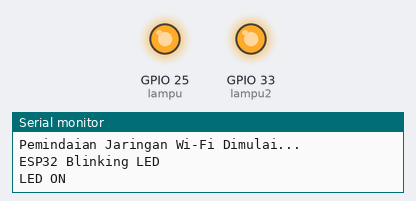
Bench run of a program on a simulated ESP32. On the bench: output pins drawn as LEDs (lit = HIGH), the last lines printed to the serial monitor. A WiFi scan finds three made-up networks.

Above: at 0.6 s.
At 5.1 s:
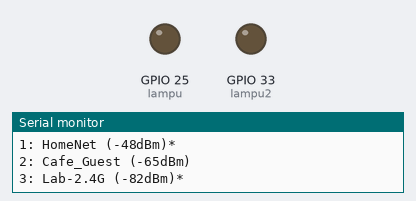
Timing chart, 0 to 11.8 s (numbered marks = the images above):
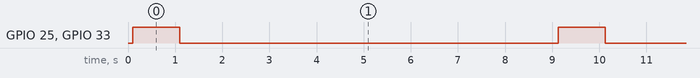

The program:

main.cpp
```cpp
#include <Arduino.h>  // Wajib untuk PlatformIO + ESP32
#include <WiFi.h>

// Deklarasi pin LED
int lampu = 25;
int lampu2 = 33;

void setup() {
    Serial.begin(115200);


    WiFi.mode(WIFI_STA);
    WiFi.disconnect();
    delay(100);


    Serial.println("Pemindaian Jaringan Wi-Fi Dimulai...");

    Serial.begin(115200);  // Inisialisasi komunikasi Serial
    Serial.println("ESP32 Blinking LED");


    // Atur pin sebagai OUTPUT
    pinMode(lampu, OUTPUT);
    pinMode(lampu2, OUTPUT);
}

void loop() {
    // Nyalakan kedua LED
    digitalWrite(lampu, HIGH);
    digitalWrite(lampu2, HIGH);
    Serial.println("LED ON");

    delay(1000); // Tunggu 1 detik


    // Matikan kedua LED
    digitalWrite(lampu, LOW);
    digitalWrite(lampu2, LOW);
    Serial.println("LED OFF");

    delay(1000); // Tunggu 1 detik sebelum mengulang

    int n = WiFi.scanNetworks();
  Serial.println("Pemindaian Selesai");
  if (n == 0) {
    Serial.println("Tidak ada jaringan Wi-Fi yang ditemukan.");
  } else {
    Serial.print(n);
    Serial.println(" jaringan Wi-Fi ditemukan:");
    for (int i = 0; i < n; ++i) {
      Serial.print(i + 1);
      Serial.print(": ");
      Serial.print(WiFi.SSID(i));
      Serial.print(" (");
      Serial.print(WiFi.RSSI(i));
      Serial.print("dBm)");
      Serial.println((WiFi.encryptionType(i) == WIFI_AUTH_OPEN) ? " " : "*");
      delay(10);
    }
  }
  Serial.println("");


  delay(5000); // Lakukan pemindaian setiap 5 detik
}
```

Measured:
- by itself, GPIO 25 (lampu), GPIO 33 (lampu2): alternates HIGH for 1.0 s and LOW for 8.0 s
